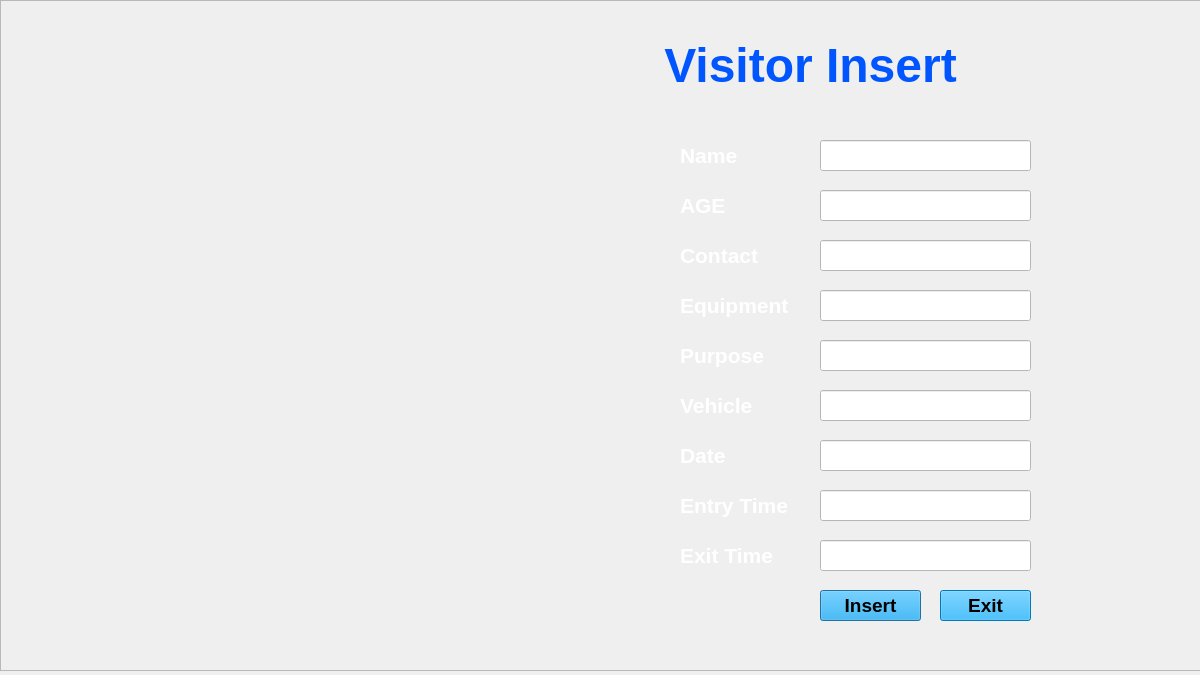
<?xml version="1.0" encoding="UTF-8"?>
<ui version="4.0">
 <class>visitorinsert_win</class>
 <widget class="QDialog" name="visitorinsert_win">
  <property name="geometry">
   <rect>
    <x>0</x>
    <y>0</y>
    <width>1200</width>
    <height>675</height>
   </rect>
  </property>
  <property name="windowTitle">
   <string>Security System</string>
  </property>
  <widget class="QLabel" name="label">
   <property name="geometry">
    <rect>
     <x>680</x>
     <y>140</y>
     <width>71</width>
     <height>31</height>
    </rect>
   </property>
   <property name="text">
    <string>&lt;html&gt;&lt;head/&gt;&lt;body&gt;&lt;p&gt;&lt;span style=&quot; font-size:16pt; font-weight:600; color:#ffffff;&quot;&gt;Name&lt;/span&gt;&lt;/p&gt;&lt;/body&gt;&lt;/html&gt;</string>
   </property>
  </widget>
  <widget class="QLineEdit" name="get_name">
   <property name="geometry">
    <rect>
     <x>820</x>
     <y>140</y>
     <width>211</width>
     <height>31</height>
    </rect>
   </property>
   <property name="font">
    <font>
     <family>Segoe UI</family>
     <pointsize>12</pointsize>
     <weight>75</weight>
     <bold>true</bold>
    </font>
   </property>
   <property name="styleSheet">
    <string notr="true">color: rgb(0, 0, 0);
alternate-background-color: rgb(255, 255, 255);
background-color: rgb(255, 255, 255);</string>
   </property>
  </widget>
  <widget class="QLineEdit" name="get_age">
   <property name="geometry">
    <rect>
     <x>820</x>
     <y>190</y>
     <width>211</width>
     <height>31</height>
    </rect>
   </property>
   <property name="font">
    <font>
     <family>Segoe UI</family>
     <pointsize>12</pointsize>
     <weight>75</weight>
     <bold>true</bold>
    </font>
   </property>
   <property name="styleSheet">
    <string notr="true">color: rgb(0, 0, 0);
alternate-background-color: rgb(255, 255, 255);
background-color: rgb(255, 255, 255);</string>
   </property>
  </widget>
  <widget class="QLineEdit" name="get_contact">
   <property name="geometry">
    <rect>
     <x>820</x>
     <y>240</y>
     <width>211</width>
     <height>31</height>
    </rect>
   </property>
   <property name="font">
    <font>
     <family>Segoe UI</family>
     <pointsize>12</pointsize>
     <weight>75</weight>
     <bold>true</bold>
    </font>
   </property>
   <property name="styleSheet">
    <string notr="true">color: rgb(0, 0, 0);
alternate-background-color: rgb(255, 255, 255);
background-color: rgb(255, 255, 255);</string>
   </property>
  </widget>
  <widget class="QLineEdit" name="get_purpose">
   <property name="geometry">
    <rect>
     <x>820</x>
     <y>290</y>
     <width>211</width>
     <height>31</height>
    </rect>
   </property>
   <property name="font">
    <font>
     <family>Segoe UI</family>
     <pointsize>12</pointsize>
     <weight>75</weight>
     <bold>true</bold>
    </font>
   </property>
   <property name="styleSheet">
    <string notr="true">color: rgb(0, 0, 0);
alternate-background-color: rgb(255, 255, 255);
background-color: rgb(255, 255, 255);</string>
   </property>
  </widget>
  <widget class="QLineEdit" name="get_equip">
   <property name="geometry">
    <rect>
     <x>820</x>
     <y>340</y>
     <width>211</width>
     <height>31</height>
    </rect>
   </property>
   <property name="font">
    <font>
     <family>Segoe UI</family>
     <pointsize>12</pointsize>
     <weight>75</weight>
     <bold>true</bold>
    </font>
   </property>
   <property name="styleSheet">
    <string notr="true">color: rgb(0, 0, 0);
alternate-background-color: rgb(255, 255, 255);
background-color: rgb(255, 255, 255);</string>
   </property>
  </widget>
  <widget class="QLineEdit" name="get_vehicle">
   <property name="geometry">
    <rect>
     <x>820</x>
     <y>390</y>
     <width>211</width>
     <height>31</height>
    </rect>
   </property>
   <property name="font">
    <font>
     <family>Segoe UI</family>
     <pointsize>12</pointsize>
     <weight>75</weight>
     <bold>true</bold>
    </font>
   </property>
   <property name="styleSheet">
    <string notr="true">color: rgb(0, 0, 0);
alternate-background-color: rgb(255, 255, 255);
background-color: rgb(255, 255, 255);</string>
   </property>
  </widget>
  <widget class="QLineEdit" name="get_date">
   <property name="geometry">
    <rect>
     <x>820</x>
     <y>440</y>
     <width>211</width>
     <height>31</height>
    </rect>
   </property>
   <property name="font">
    <font>
     <family>Segoe UI</family>
     <pointsize>12</pointsize>
     <weight>75</weight>
     <bold>true</bold>
    </font>
   </property>
   <property name="styleSheet">
    <string notr="true">color: rgb(0, 0, 0);
alternate-background-color: rgb(255, 255, 255);
background-color: rgb(255, 255, 255);</string>
   </property>
  </widget>
  <widget class="QLineEdit" name="get_entry">
   <property name="geometry">
    <rect>
     <x>820</x>
     <y>490</y>
     <width>211</width>
     <height>31</height>
    </rect>
   </property>
   <property name="font">
    <font>
     <family>Segoe UI</family>
     <pointsize>12</pointsize>
     <weight>75</weight>
     <bold>true</bold>
    </font>
   </property>
   <property name="styleSheet">
    <string notr="true">color: rgb(0, 0, 0);
alternate-background-color: rgb(255, 255, 255);
background-color: rgb(255, 255, 255);</string>
   </property>
  </widget>
  <widget class="QLineEdit" name="get_exit">
   <property name="geometry">
    <rect>
     <x>820</x>
     <y>540</y>
     <width>211</width>
     <height>31</height>
    </rect>
   </property>
   <property name="font">
    <font>
     <family>Segoe UI</family>
     <pointsize>12</pointsize>
     <weight>75</weight>
     <bold>true</bold>
    </font>
   </property>
   <property name="styleSheet">
    <string notr="true">color: rgb(0, 0, 0);
alternate-background-color: rgb(255, 255, 255);
background-color: rgb(255, 255, 255);</string>
   </property>
  </widget>
  <widget class="QPushButton" name="pushButton">
   <property name="geometry">
    <rect>
     <x>820</x>
     <y>590</y>
     <width>101</width>
     <height>31</height>
    </rect>
   </property>
   <property name="font">
    <font>
     <family>Segoe UI</family>
     <pointsize>14</pointsize>
     <weight>75</weight>
     <bold>true</bold>
    </font>
   </property>
   <property name="styleSheet">
    <string notr="true">background-color: rgb(0, 170, 255);</string>
   </property>
   <property name="text">
    <string>Insert</string>
   </property>
  </widget>
  <widget class="QLabel" name="label_10">
   <property name="geometry">
    <rect>
     <x>640</x>
     <y>30</y>
     <width>341</width>
     <height>71</height>
    </rect>
   </property>
   <property name="text">
    <string>&lt;html&gt;&lt;head/&gt;&lt;body&gt;&lt;p align=&quot;center&quot;&gt;&lt;span style=&quot; font-size:36pt; font-weight:600; color:#0055ff;&quot;&gt;Visitor Insert&lt;/span&gt;&lt;/p&gt;&lt;/body&gt;&lt;/html&gt;</string>
   </property>
  </widget>
  <widget class="QLabel" name="label_11">
   <property name="geometry">
    <rect>
     <x>680</x>
     <y>190</y>
     <width>71</width>
     <height>31</height>
    </rect>
   </property>
   <property name="text">
    <string>&lt;html&gt;&lt;head/&gt;&lt;body&gt;&lt;p&gt;&lt;span style=&quot; font-size:16pt; font-weight:600; color:#ffffff;&quot;&gt;AGE&lt;/span&gt;&lt;/p&gt;&lt;/body&gt;&lt;/html&gt;</string>
   </property>
  </widget>
  <widget class="QLabel" name="label_2">
   <property name="geometry">
    <rect>
     <x>680</x>
     <y>240</y>
     <width>81</width>
     <height>31</height>
    </rect>
   </property>
   <property name="text">
    <string>&lt;html&gt;&lt;head/&gt;&lt;body&gt;&lt;p&gt;&lt;span style=&quot; font-size:16pt; font-weight:600; color:#ffffff;&quot;&gt;Contact&lt;/span&gt;&lt;/p&gt;&lt;/body&gt;&lt;/html&gt;</string>
   </property>
  </widget>
  <widget class="QLabel" name="label_3">
   <property name="geometry">
    <rect>
     <x>680</x>
     <y>290</y>
     <width>121</width>
     <height>31</height>
    </rect>
   </property>
   <property name="text">
    <string>&lt;html&gt;&lt;head/&gt;&lt;body&gt;&lt;p&gt;&lt;span style=&quot; font-size:16pt; font-weight:600; color:#ffffff;&quot;&gt;Equipment&lt;/span&gt;&lt;/p&gt;&lt;/body&gt;&lt;/html&gt;</string>
   </property>
  </widget>
  <widget class="QLabel" name="label_4">
   <property name="geometry">
    <rect>
     <x>680</x>
     <y>340</y>
     <width>121</width>
     <height>31</height>
    </rect>
   </property>
   <property name="text">
    <string>&lt;html&gt;&lt;head/&gt;&lt;body&gt;&lt;p&gt;&lt;span style=&quot; font-size:16pt; font-weight:600; color:#ffffff;&quot;&gt;Purpose&lt;/span&gt;&lt;/p&gt;&lt;/body&gt;&lt;/html&gt;</string>
   </property>
  </widget>
  <widget class="QPushButton" name="pushButton_2">
   <property name="geometry">
    <rect>
     <x>940</x>
     <y>590</y>
     <width>91</width>
     <height>31</height>
    </rect>
   </property>
   <property name="font">
    <font>
     <family>Segoe UI</family>
     <pointsize>14</pointsize>
     <weight>75</weight>
     <bold>true</bold>
    </font>
   </property>
   <property name="styleSheet">
    <string notr="true">background-color: rgb(0, 170, 255);</string>
   </property>
   <property name="text">
    <string>Exit</string>
   </property>
  </widget>
  <widget class="QLabel" name="label_5">
   <property name="geometry">
    <rect>
     <x>680</x>
     <y>390</y>
     <width>91</width>
     <height>31</height>
    </rect>
   </property>
   <property name="text">
    <string>&lt;html&gt;&lt;head/&gt;&lt;body&gt;&lt;p&gt;&lt;span style=&quot; font-size:16pt; font-weight:600; color:#ffffff;&quot;&gt;Vehicle&lt;/span&gt;&lt;/p&gt;&lt;/body&gt;&lt;/html&gt;</string>
   </property>
  </widget>
  <widget class="QLabel" name="label_6">
   <property name="geometry">
    <rect>
     <x>680</x>
     <y>440</y>
     <width>91</width>
     <height>31</height>
    </rect>
   </property>
   <property name="text">
    <string>&lt;html&gt;&lt;head/&gt;&lt;body&gt;&lt;p&gt;&lt;span style=&quot; font-size:16pt; font-weight:600; color:#ffffff;&quot;&gt;Date&lt;/span&gt;&lt;/p&gt;&lt;/body&gt;&lt;/html&gt;</string>
   </property>
  </widget>
  <widget class="QLabel" name="label_7">
   <property name="geometry">
    <rect>
     <x>680</x>
     <y>490</y>
     <width>121</width>
     <height>31</height>
    </rect>
   </property>
   <property name="text">
    <string>&lt;html&gt;&lt;head/&gt;&lt;body&gt;&lt;p&gt;&lt;span style=&quot; font-size:16pt; font-weight:600; color:#ffffff;&quot;&gt;Entry Time&lt;/span&gt;&lt;/p&gt;&lt;/body&gt;&lt;/html&gt;</string>
   </property>
  </widget>
  <widget class="QLabel" name="label_8">
   <property name="geometry">
    <rect>
     <x>680</x>
     <y>540</y>
     <width>101</width>
     <height>31</height>
    </rect>
   </property>
   <property name="text">
    <string>&lt;html&gt;&lt;head/&gt;&lt;body&gt;&lt;p&gt;&lt;span style=&quot; font-size:16pt; font-weight:600; color:#ffffff;&quot;&gt;Exit Time&lt;/span&gt;&lt;/p&gt;&lt;/body&gt;&lt;/html&gt;</string>
   </property>
  </widget>
  <widget class="QFrame" name="frame">
   <property name="geometry">
    <rect>
     <x>0</x>
     <y>0</y>
     <width>1201</width>
     <height>671</height>
    </rect>
   </property>
   <property name="styleSheet">
    <string notr="true">background-image: url(:/resources/img/bg.png);</string>
   </property>
   <property name="frameShape">
    <enum>QFrame::StyledPanel</enum>
   </property>
   <property name="frameShadow">
    <enum>QFrame::Raised</enum>
   </property>
  </widget>
  <zorder>frame</zorder>
  <zorder>label</zorder>
  <zorder>get_name</zorder>
  <zorder>get_age</zorder>
  <zorder>get_contact</zorder>
  <zorder>get_purpose</zorder>
  <zorder>get_equip</zorder>
  <zorder>get_vehicle</zorder>
  <zorder>get_date</zorder>
  <zorder>get_entry</zorder>
  <zorder>get_exit</zorder>
  <zorder>pushButton</zorder>
  <zorder>label_10</zorder>
  <zorder>label_11</zorder>
  <zorder>label_2</zorder>
  <zorder>label_3</zorder>
  <zorder>label_4</zorder>
  <zorder>pushButton_2</zorder>
  <zorder>label_5</zorder>
  <zorder>label_6</zorder>
  <zorder>label_7</zorder>
  <zorder>label_8</zorder>
 </widget>
 <resources/>
 <connections/>
</ui>
